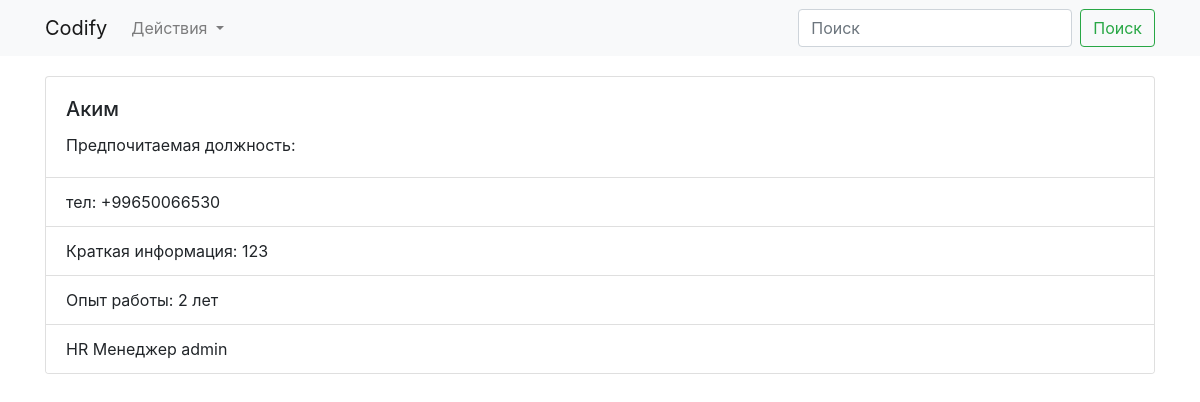
Page /employee/1 on the committed database.
### app/models.py (models this page shows, shortened)
class Employee(db.Model):
    id = db.Column(db.Integer, primary_key=True)
    fullname = db.Column(db.String)
    phone = db.Column(db.String)
    short_info = db.Column(db.String)
    experience = db.Column(db.Integer)
    preferred_position = db.Column(db.String)
    user = db.relationship(User, backref=db.backref('users', lazy='dynamic'))
    user_name = db.Column(db.String, db.ForeignKey('users.username'))

class User(UserMixin, db.Model):
    __tablename__ = 'users'
    id = db.Column(db.Integer, primary_key=True)
    username = db.Column(db.String, nullable=False, unique=True)
    password_hash = db.Column(db.String, nullable=False)
    @property
    def password(self):
        return None

### app/views.py (the view)
def employee_detail(employee_id):
    employee = Employee.query.get(employee_id)
    return render_template('employee_detail.html', employee=employee)

### app/templates/employee_detail.html (shortened to what this page needs)
{% extends 'base.html' %}
{% block content %}
<div class="container">
  <div class="card">
    <div class="card-body">
      <h5 class="card-title">{{ employee.fullname }}</h5>
      <p class="card-text">Предпочитаемая должность: {{ employee.preferred_position }}</p>
    </div>
    <ul class="list-group list-group-flush">
      <li class="list-group-item">тел: {{ employee.phone }}</li>
      <li class="list-group-item">Краткая информация: {{ employee.short_info }}</li>
      <li class="list-group-item">Опыт работы: {{ employee.experience }} лет</li>
      <li class="list-group-item">HR Менеджер {{ employee.user.username }}</li>
    </ul>
    </div>
  </div>
</div>
{% endblock content %}

### rows in the picture
Employee: fullname "Аким", phone "+99650066530", short_info "123", experience "2"
User: user.username "admin"
